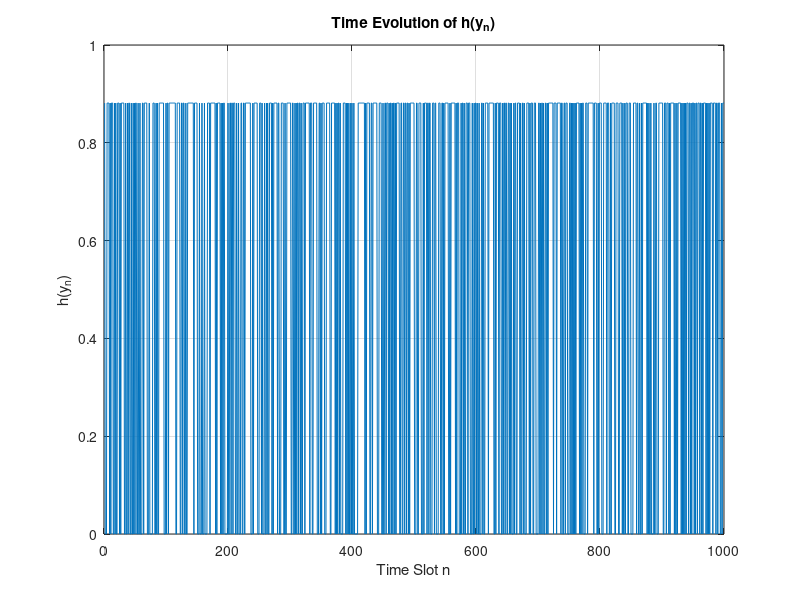

Here is the MATLAB script that generated this plot:
close all
% System Parameters
M = 10; % Number of nodes
alpha = 0.1; % Probability of transmission
q01 = 0.3; % Transition probability from 0 to 1
q10 = 0.3; % Transition probability from 1 to 0
N = 1000; % Number of time slots for simulation

% Initialization
state = randi([0, 1], M, 1); % Initial state of each node
transmission_probability = alpha * (1 - alpha)^(M-1);

% Markov Chain Transition Matrix
P = [1-q01, q01; q10, 1-q10];

% Simulation
output_sequence = zeros(1, N); % Initialize output sequence

for n = 1:N
    % Markov Chain State Transition
    for k = 1:M
        state(k) = randsrc(1, 1, [0, 1; 1-P(state(k)+1, 2), P(state(k)+1, 2)]);
    end

    % Decide which nodes are transmitting
    transmitting_nodes = rand(M, 1) < alpha;
    num_transmitting = sum(transmitting_nodes);
    
    % Determine the channel state and receiver's observation
    if num_transmitting == 0
        output_sequence(n) = 'I'; % Idle slot
    elseif num_transmitting == 1
        transmitting_node = find(transmitting_nodes);
        if transmitting_node == 1 % Reference node
            output_sequence(n) = state(1) + '0'; % State of reference node
        else
            output_sequence(n) = state(transmitting_node) + '_'; % Other node
        end
    else
        output_sequence(n) = 'C'; % Collision
    end
end

% Display the output sequence
disp(['Output Sequence: ', char(output_sequence)]);

% Extended MATLAB Code

% Additional Initialization
h_yn = zeros(1, N); % To store h(y_n) for each time slot

% Main Simulation Loop
for n = 1:N
    % [Previous simulation steps]

    % Calculate P[X_n | Y_n = y_n] and h(y_n)
    if output_sequence(n) == 'I' || output_sequence(n) == 'C'
        % In case of Idle or Collision, the information about X_n is ambiguous
        h_yn(n) = -sum(P(state(1)+1, :) .* log2(P(state(1)+1, :)));
    else
        % For a collision-free transmission, the state is known with certainty
        h_yn(n) = 0; % Because the entropy of a certain event is 0
    end
end

% Plotting h(y_n) over time
figure;
plot(1:N, h_yn);
title('Time Evolution of h(y_n)');
xlabel('Time Slot n');
ylabel('h(y_n)');
grid on;
